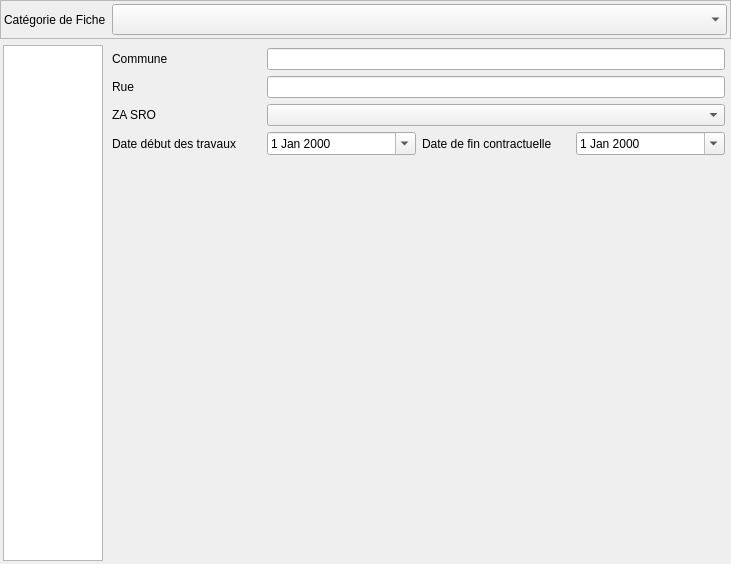
<?xml version="1.0" encoding="UTF-8"?>
<ui version="4.0">
 <class>Form</class>
 <widget class="QWidget" name="Form">
  <property name="geometry">
   <rect>
    <x>0</x>
    <y>0</y>
    <width>731</width>
    <height>564</height>
   </rect>
  </property>
  <property name="windowTitle">
   <string>Form</string>
  </property>
  <layout class="QVBoxLayout" name="verticalLayout_2" stretch="1,20">
   <property name="spacing">
    <number>3</number>
   </property>
   <property name="leftMargin">
    <number>0</number>
   </property>
   <property name="topMargin">
    <number>0</number>
   </property>
   <property name="rightMargin">
    <number>0</number>
   </property>
   <property name="bottomMargin">
    <number>0</number>
   </property>
   <item>
    <widget class="QFrame" name="frame_2">
     <property name="frameShape">
      <enum>QFrame::StyledPanel</enum>
     </property>
     <property name="frameShadow">
      <enum>QFrame::Raised</enum>
     </property>
     <layout class="QGridLayout" name="gridLayout_3" columnstretch="1,10">
      <property name="leftMargin">
       <number>3</number>
      </property>
      <property name="topMargin">
       <number>3</number>
      </property>
      <property name="rightMargin">
       <number>3</number>
      </property>
      <property name="bottomMargin">
       <number>3</number>
      </property>
      <item row="0" column="1">
       <widget class="QComboBox" name="comboBox_groupedes">
        <property name="font">
         <font>
          <pointsize>14</pointsize>
         </font>
        </property>
       </widget>
      </item>
      <item row="0" column="0">
       <widget class="QLabel" name="label_2">
        <property name="text">
         <string>Catégorie de Fiche</string>
        </property>
       </widget>
      </item>
     </layout>
    </widget>
   </item>
   <item>
    <widget class="QStackedWidget" name="stackedWidget">
     <property name="currentIndex">
      <number>0</number>
     </property>
     <widget class="QWidget" name="page_nonconf">
      <layout class="QHBoxLayout" name="horizontalLayout" stretch="1,10">
       <property name="leftMargin">
        <number>3</number>
       </property>
       <property name="topMargin">
        <number>3</number>
       </property>
       <property name="rightMargin">
        <number>3</number>
       </property>
       <property name="bottomMargin">
        <number>3</number>
       </property>
       <item>
        <widget class="QListWidget" name="listWidget_nonconf">
         <property name="minimumSize">
          <size>
           <width>100</width>
           <height>0</height>
          </size>
         </property>
         <property name="wordWrap">
          <bool>true</bool>
         </property>
        </widget>
       </item>
       <item>
        <widget class="QStackedWidget" name="stackedWidget_nonconf">
         <property name="currentIndex">
          <number>0</number>
         </property>
         <widget class="QWidget" name="page_gen">
          <layout class="QGridLayout" name="gridLayout">
           <property name="leftMargin">
            <number>3</number>
           </property>
           <property name="topMargin">
            <number>3</number>
           </property>
           <property name="rightMargin">
            <number>3</number>
           </property>
           <property name="bottomMargin">
            <number>3</number>
           </property>
           <item row="3" column="0">
            <widget class="QLabel" name="label_5">
             <property name="text">
              <string>Date début des travaux</string>
             </property>
             <property name="wordWrap">
              <bool>true</bool>
             </property>
            </widget>
           </item>
           <item row="0" column="0">
            <widget class="QLabel" name="label">
             <property name="text">
              <string>Commune</string>
             </property>
             <property name="wordWrap">
              <bool>true</bool>
             </property>
            </widget>
           </item>
           <item row="5" column="0">
            <spacer name="verticalSpacer">
             <property name="orientation">
              <enum>Qt::Vertical</enum>
             </property>
             <property name="sizeHint" stdset="0">
              <size>
               <width>20</width>
               <height>40</height>
              </size>
             </property>
            </spacer>
           </item>
           <item row="2" column="0">
            <widget class="QLabel" name="label_4">
             <property name="text">
              <string>ZA SRO</string>
             </property>
             <property name="wordWrap">
              <bool>true</bool>
             </property>
            </widget>
           </item>
           <item row="0" column="1" colspan="3">
            <widget class="QLineEdit" name="lineEdit_commune"/>
           </item>
           <item row="3" column="2">
            <widget class="QLabel" name="label_3">
             <property name="text">
              <string>Date de fin contractuelle</string>
             </property>
             <property name="wordWrap">
              <bool>true</bool>
             </property>
            </widget>
           </item>
           <item row="3" column="3">
            <widget class="QDateEdit" name="dateEdit_fintrav">
             <property name="calendarPopup">
              <bool>true</bool>
             </property>
            </widget>
           </item>
           <item row="3" column="1">
            <widget class="QDateEdit" name="dateEdit_debuttrav">
             <property name="calendarPopup">
              <bool>true</bool>
             </property>
            </widget>
           </item>
           <item row="1" column="0">
            <widget class="QLabel" name="label_6">
             <property name="text">
              <string>Rue</string>
             </property>
             <property name="wordWrap">
              <bool>true</bool>
             </property>
            </widget>
           </item>
           <item row="1" column="1" colspan="3">
            <widget class="QLineEdit" name="lineEdit_rue"/>
           </item>
           <item row="2" column="1" colspan="3">
            <widget class="QComboBox" name="comboBox_zasro"/>
           </item>
          </layout>
         </widget>
         <widget class="QWidget" name="page_desc">
          <layout class="QVBoxLayout" name="verticalLayout_4">
           <property name="leftMargin">
            <number>0</number>
           </property>
           <property name="topMargin">
            <number>0</number>
           </property>
           <property name="rightMargin">
            <number>0</number>
           </property>
           <property name="bottomMargin">
            <number>0</number>
           </property>
          </layout>
         </widget>
         <widget class="QWidget" name="page_propo">
          <layout class="QVBoxLayout" name="verticalLayout_3"/>
         </widget>
         <widget class="QWidget" name="page_verif">
          <layout class="QVBoxLayout" name="verticalLayout_5"/>
         </widget>
         <widget class="QWidget" name="page_levee">
          <layout class="QVBoxLayout" name="verticalLayout_7"/>
         </widget>
         <widget class="QWidget" name="page_recherche">
          <layout class="QVBoxLayout" name="verticalLayout_8"/>
         </widget>
         <widget class="QWidget" name="page_nouvel"/>
        </widget>
       </item>
      </layout>
     </widget>
     <widget class="QWidget" name="page_misedispo">
      <layout class="QHBoxLayout" name="horizontalLayout_2"/>
     </widget>
    </widget>
   </item>
  </layout>
 </widget>
 <resources>
  <include location="../../resources.qrc"/>
 </resources>
 <connections/>
</ui>
